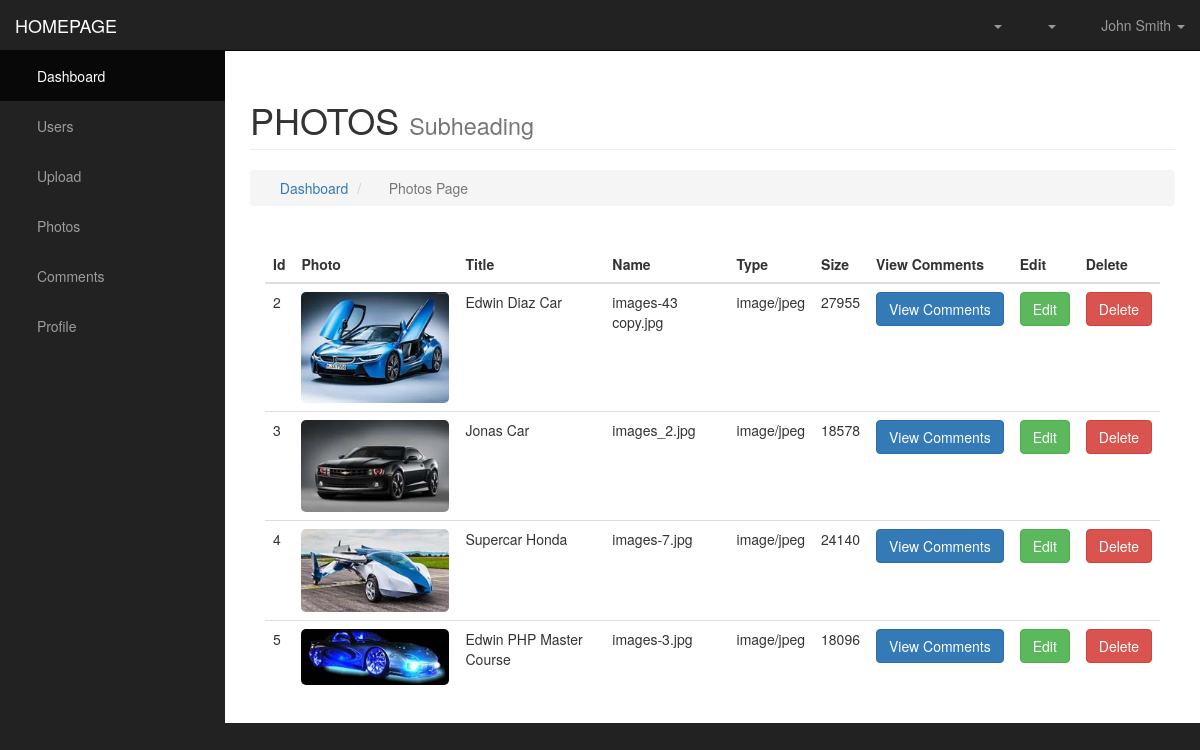
The app's page /admin/photos.php (signed in) with its own data.
### tables this page shows
CREATE TABLE `photos` (
  `photo_id` int(5) NOT NULL,
  `photo_user_id` int(5) NOT NULL DEFAULT 1,
  `photo_title` varchar(100) NOT NULL,
  `photo_caption` varchar(100) NOT NULL,
  `photo_alt` varchar(100) NOT NULL,
  `photo_desc` text NOT NULL,
  `photo_fname` varchar(100) NOT NULL,
  `photo_ftype` varchar(100) NOT NULL,
  `photo_fsize` int(5) NOT NULL
);

### admin/includes/db_object.php (called while the page is built, shortened)
<?php
class Db_Object {
    public static function find_rows($sql) {
        global $db;
        $res = $db->query_db($sql);
        $res_array = [];
        while($row = $res->fetch_assoc()) {
            $res_array[] = static::instantation($row);
        }
        return $res_array;
    }
    public static function find_by_id($id, $field_id) {
        $db_table = static::$db_table;
        $res_array = static::find_rows("SELECT * FROM {$db_table} WHERE {$field_id} = {$id} LIMIT 1 ");
        return !empty($res_array) ? array_shift($res_array) : false;
    }
    public static function instantation($found_row) {
        global $db;
        $res = new $called_class;
        foreach($found_row as $property => $value) {
            if($res->has_property($property))
                $res->$property = $db->escape($value);
        }
        return $res;
    }
    private function has_property($prop) {
        $obj = get_object_vars($this);
        return array_key_exists($prop, $obj);
    }
}
?>

### admin/includes/db.php (called while the page is built, shortened)
<?php
class Database {
    public $conn;
    public function __construct() {
        $this->conn = new mysqli(DB_HOST, DB_USER, DB_PASS, DB_NAME);
    }
    public function query_db($sql) {
        $res = $this->conn->query($sql);
        return $res;
    }
    public function escape($str) { return $this->conn->real_escape_string(trim($str));}
}
$db = new Database();
?>

### admin/includes/user.php (called while the page is built, shortened)
<?php
class User extends Db_Object {
    public $user_id;
    public function get_user_photos() {
        return Photo::find_rows("SELECT * FROM photos WHERE photo_user_id = {$this->user_id}");
    }
}
?>

### admin/includes/photo.php (called while the page is built, shortened)
<?php
class Photo extends Db_Object {
    public $photo_fname;
    public $dir_name      = "images";
    public function photo_path() { return $this->dir_name . DS . $this->photo_fname;}
}
?>

### admin/photos.php (the view, shortened to what this page needs)
<?php include("includes/header.php"); ?>
        <nav class="navbar navbar-inverse navbar-fixed-top" role="navigation">
<?php include("includes/navigation.php"); ?>
<?php include("includes/sidebar.php"); ?>
        </nav>
        <div id="page-wrapper">
            <div class="container-fluid">
                <div class="row">
                    <div class="col-lg-12">
                        <h1 class="page-header">
                            PHOTOS
                            <small>Subheading</small>
                        </h1>
                        <ol class="breadcrumb">
                            <li>
                                <i class="fa fa-dashboard"></i>  <a href="index.html">Dashboard</a>
                            </li>
                            <li class="active">
                                <i class="fa fa-file"></i> Photos Page
                            </li>
                        </ol>
<?php if(isset($_GET['edit']) && !is_empty($_GET['edit'])):  ?>
<?php
$photo_id = $db->escape($_GET['edit']);
$photo    = Photo::find_by_id($photo_id, 'photo_id');
?>
<?php if(isset($_POST['update']) && isset($photo)) {
    $photo->photo_title   = $db->escape($_POST['title']);
    $photo->photo_caption = $db->escape($_POST['caption']);
    $photo->photo_alt     = $db->escape($_POST['alt']);
    $photo->photo_desc    = $db->escape($_POST['desc']);
    if($photo->save())
        $message = 'Updated photo successfully!';
    else
        $message = 'Info not changed or some errors existed.';
    $session->message($message);
    redirect('photos.php');
} ?>
                        <form action="photos.php?edit=<?php echo $photo_id; ?>" method="post">
                            <div class="col-md-8">
                                <div class="form-group">
                                    <label for="title">Photo Title: </label>
                                    <input type="text" name="title" id="title" class="form-control" value="<?php echo $photo->photo_title; ?>">
                                </div>
                                <div class="form-group">
                                    <label for="title">Photo: </label>
                                    <a class="thumbnail" href="#"><img src="<?php echo $photo->photo_path(); ?>" alt="<?php echo $photo->photo_alt; ?>" class="img-responsive"></a>
                                </div>
                                <div class="form-group">
                                    <label for="caption">Photo Caption: </label>
                                    <input type="text" name="caption" id="caption" class="form-control" value="<?php echo $photo->photo_caption; ?>">
                                </div>
                                <div class="form-group">
                                    <label for="alt">Photo Alternative Text: </label>
                                    <input type="text" name="alt" id="alt" class="form-control" value="<?php echo $photo->photo_alt; ?>">
                                </div>
                                <div class="form-group">
                                    <label for="desc">Photo Description: </label>
                                    <textarea name="desc" id="desc" cols="30" rows="10" class="form-control"><?php echo $photo->photo_desc; ?></textarea>
                                </div>
                            </div>
                           <div class="col-md-4" >
                                <div  class="photo-info-box">
                                    <div class="info-box-header">
                                       <h4>Save <span id="toggle" class="glyphicon glyphicon-menu-up pull-right"></span></h4>
                                    </div>
                                    <div class="inside">
                                      <div class="box-inner">
                                         <p class="text">
                                           <span class="glyphicon glyphicon-calendar"></span>
                                           Uploaded on: <?php echo date("Y-m-d H:i:s"); ?>
                                         </p>
                                         <p class="text ">
                                            Photo Id: <span class="data photo_id_box"><?php echo $photo->photo_id; ?></span>
                                         </p>
                                         <p class="text">
                                            Filename: <span class="data"><?php echo $photo->photo_fname; ?></span>
                                         </p>
                                         <p class="text">
                                            File Type: <span class="data"><?php echo $photo->photo_ftype; ?></span>
                                         </p>
                                         <p class="text">
                                           File Size: <span class="data"><?php echo $photo->photo_fsize; ?></span>
                                         </p>
                                      </div>
                                      <div class="info-box-footer clearfix">
                                        <div class="info-box-delete pull-left">
                                            <a href="?delete=<?php echo $photo->photo_id; ?>" class="btn btn-danger btn-lg">Delete</a>
                                        </div>
                                        <div class="info-box-update pull-right ">
                                            <input type="submit" name="update" value="Update" class="btn btn-primary btn-lg ">
                                        </div>
                                      </div>
                                    </div>
                                </div>
                            </div>
                        </form>
<?php else: ?>
<?php $photos = User::find_by_id($_SESSION['user_id'], 'user_id')->get_user_photos(); ?>
                        <div class="col-md-12">
                            <table class="table table-hover">
                                <thead>
                                    <tr>
                                        <th>Id</th>
                                        <th>Photo</th>
                                        <th>Title</th>
                                        <th>Name</th>
                                        <th>Type</th>
                                        <th>Size</th>
                                        <th>View Comments</th>
                                        <th>Edit</th>
                                        <th>Delete</th>
                                    </tr>
                                </thead>
                                <tbody>
<?php foreach($photos as $photo):  ?>
                                    <tr>
                                        <td><?php echo $photo->photo_id; ?></td>
                                        <td><a href="../photo.php?id=<?php echo $photo->photo_id; ?>"><img src="<?php echo $photo->photo_path(); ?>" alt="<?php echo $photo->photo_title; ?>" class="img-responsive admin-photo-thumbnail"></a></td>
                                        <td><?php echo $photo->photo_title; ?></td>
                                        <td><?php echo $photo->photo_fname; ?></td>
                                        <td><?php echo $photo->photo_ftype; ?></td>
                                        <td><?php echo $photo->photo_fsize; ?></td>
                                        <td><a href="comments.php?photo=<?php echo $photo->photo_id; ?>" class="btn btn-primary">View Comments</a></td>
                                        <td><a href="?edit=<?php echo $photo->photo_id; ?>" class="btn btn-success">Edit</a></td>
                                        <td><a href="?delete=<?php echo $photo->photo_id; ?>" class="btn btn-danger delete-link">Delete</a></td>
                                    </tr>
<?php endforeach; ?>
                                </tbody>
                            </table>
                        </div>
<?php endif; ?>
                    </div>
                </div>
            </div>
        </div>
<?php include("includes/footer.php"); ?>

### admin/css/sb-admin.css (style rules this page uses)
body { margin-top: 100px; background-color: #222; }
@media (min-width:768px) { body { margin-top: 50px; } }
#page-wrapper { width: 100%; padding: 0; background-color: #fff; }
@media (min-width:768px) { #page-wrapper { padding: 10px; } }

### admin/css/styles.css (style rules this page uses)
.admin-photo-thumbnail { width: 200px; border-radius: 5px; }

### records on screen
photos: photo_id "2", photo_fname (picture), photo_title "Edwin Diaz Car", photo_fname "images-43 copy.jpg", photo_ftype "image/jpeg", photo_fsize "27955"
photos: photo_id "3", photo_fname (picture), photo_title "Jonas Car", photo_fname "images_2.jpg", photo_ftype "image/jpeg", photo_fsize "18578"
photos: photo_id "4", photo_fname (picture), photo_title "Supercar Honda", photo_fname "images-7.jpg", photo_ftype "image/jpeg", photo_fsize "24140"
photos: photo_id "5", photo_fname (picture), photo_title "Edwin PHP Master Course", photo_fname "images-3.jpg", photo_ftype "image/jpeg", photo_fsize "18096"
